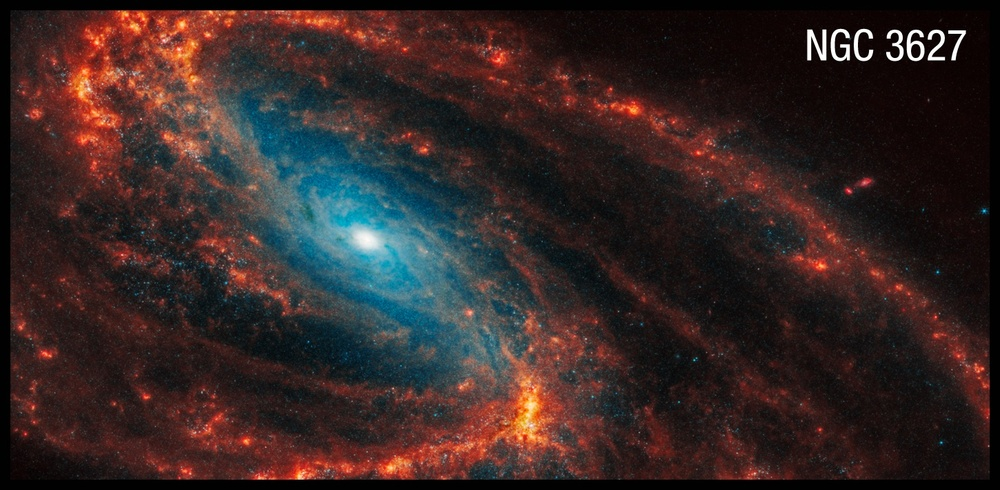
#> input picture separated_galaxies/NGC_3627.jpg, 1000 x 490 px, shrunk from 1450 x 710 before the run, found by its file name
$ python '2#find_angle_by_model_fitting.py'
#> lines starting #> are read from the running program, lines starting #| are printed output that depends on the picture; after the words box and inside, x2 and y2 are one past the last pixel; in counts of white or black regions, pixels touching at a corner belong together
import requests
import cv2
import numpy as np
import matplotlib.pyplot as plt
from matplotlib.patches import Ellipse  # Import Ellipse from matplotlib.patches
import os
from io import BytesIO

# Path to the local image file
photo_url = 'separated_galaxies/NGC_3627.jpg'  # Local file path

# 3D ellipsoid semi-axes (fixed as in original concept)
A, B, C = 100, 75, 30

def download_image(url):
    # Check if the url is a local file path
    if os.path.exists(url):
        # Read the local image file
        img = cv2.imread(url, cv2.IMREAD_COLOR)
        if img is None:
            raise ValueError(f"Failed to load image from {url}")
        return img
    else:
        # Handle as a remote URL
        response = requests.get(url)
        response.raise_for_status()  # Raise an error for bad responses
        img_array = np.array(bytearray(response.content), dtype=np.uint8)
        img = cv2.imdecode(img_array, cv2.IMREAD_COLOR)
        if img is None:
            raise ValueError(f"Failed to decode image from URL {url}")
        return img

def fit_ellipse_to_image(img):
    # Convert to grayscale
    gray = cv2.cvtColor(img, cv2.COLOR_BGR2GRAY)
    # Apply thresholding to isolate the object (adjust threshold as needed)
    _, thresh = cv2.threshold(gray, 127, 255, cv2.THRESH_BINARY)
    # Find contours
    contours, _ = cv2.findContours(thresh, cv2.RETR_EXTERNAL, cv2.CHAIN_APPROX_SIMPLE)
    if not contours:
        raise ValueError("No contours found in the image")
    # Select the largest contour
    contour = max(contours, key=cv2.contourArea)
    if len(contour) < 5:  # Minimum points needed to fit an ellipse
        raise ValueError("Not enough points to fit an ellipse")
    # Fit an ellipse to the contour
    ellipse = cv2.fitEllipse(contour)
    return ellipse

def get_ellipse_params(ellipse):
    # ellipse is (center, (major_axis, minor_axis), angle)
    _, (major_axis, minor_axis), angle = ellipse
    ratio = minor_axis / major_axis
    return ratio, angle

def project_ellipsoid(inclination, pa, semi_axes=(A, B, C)):
    # Convert angles to radians
    i_rad = np.radians(inclination)
    pa_rad = np.radians(pa)
    # Rotation matrices
    Rx = np.array([[1, 0, 0],
                   [0, np.cos(i_rad), -np.sin(i_rad)],
                   [0, np.sin(i_rad), np.cos(i_rad)]])
    Rz = np.array([[np.cos(pa_rad), -np.sin(pa_rad), 0],
                   [np.sin(pa_rad), np.cos(pa_rad), 0],
                   [0, 0, 1]])
    # Generate points on the ellipsoid surface
    u = np.linspace(0, 2 * np.pi, 100)
    v = np.linspace(0, np.pi, 100)
    x = semi_axes[0] * np.outer(np.cos(u), np.sin(v))
    y = semi_axes[1] * np.outer(np.sin(u), np.sin(v))
    z = semi_axes[2] * np.outer(np.ones(np.size(u)), np.cos(v))
    points = np.stack((x.flatten(), y.flatten(), z.flatten()), axis=1)
    # Apply rotations and project to 2D (x-y plane)
    rotated = points @ Rx.T @ Rz.T
    return rotated[:, :2]  # Return x, y coordinates

def fit_ellipse_to_points(points):
    points = np.array(points, dtype=np.float32)
    points = points.reshape(-1, 1, 2)
    ellipse = cv2.fitEllipse(points)
    return ellipse

def estimate_angles_from_ellipse(ratio_photo, angle_photo):
    i_range = np.arange(0, 91, 5)  # Inclination from 0 to 90 degrees
    pa_range = np.arange(0, 181, 5)  # Position angle from 0 to 180 degrees
    best_i, best_pa = None, None
    min_cost = float('inf')
    for i in i_range:
        for pa in pa_range:
            proj_points = project_ellipsoid(i, pa)
            synth_ellipse = fit_ellipse_to_points(proj_points)
            ratio_synth, angle_synth = get_ellipse_params(synth_ellipse)
            # Compute angle difference considering 180-degree symmetry
            diff_angle = min(abs(angle_synth - angle_photo), 180 - abs(angle_synth - angle_photo))
            # Cost function
            cost = (ratio_synth - ratio_photo) ** 2 + (diff_angle / 90) ** 2
            if cost < min_cost:
                min_cost = cost
                best_i, best_pa = i, pa
    return best_i, best_pa

def main():
    # Load and process the photo
    img = download_image(photo_url)
#> in download_image, img is the input picture: shape (490, 1000, 3); mean B, G, R 37.6, 38.8, 54
    photo_ellipse = fit_ellipse_to_image(img)
#> in fit_ellipse_to_image, `gray = cv2.cvtColor(img, cv2.COLOR_BGR2GRAY)`:
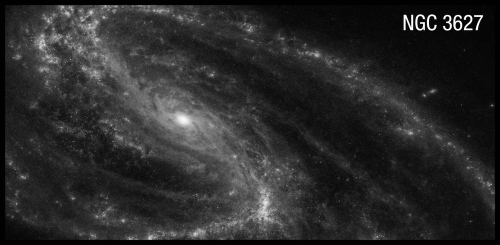
#> gray: shape (490, 1000) (shown at 1/2 size); min 0, max 255, mean 43.2
#> in fit_ellipse_to_image, `_, thresh = cv2.threshold(gray, 127, 255, cv2.THRESH_BINARY)`:
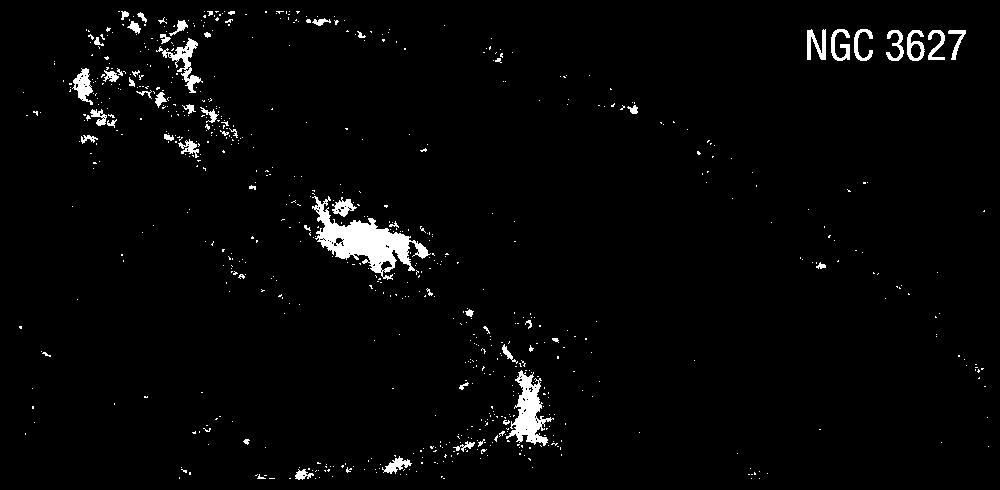
#> thresh: shape (490, 1000); 2.5% white; 728 white regions (669 under 20 px)
#> in fit_ellipse_to_image, `contours, _ = cv2.findContours(thresh, cv2.RETR_EXTERNAL, cv2.CHAIN_AP..`: contours = 728 contours, 691 with area under 20; largest, box (x1, y1, x2, y2) and area: (312, 196, 431, 280) 3228, (506, 370, 554, 446) 1364, (156, 38, 203, 93) 522, (72, 68, 93, 105) 362, (907, 30, 925, 61) 336
#> in fit_ellipse_to_image, `contour = max(contours, key=cv2.contourArea)`: contour = contour of 442 points, box (x1, y1, x2, y2) (312, 196, 431, 280), area 3228
#> in fit_ellipse_to_image, `ellipse = cv2.fitEllipse(contour)`: ellipse = ((364, 238.7), (51.71, 118.1), 116.3)
#> photo_ellipse = ((364, 238.7), (51.71, 118.1), 116.3)
    ratio_photo, angle_photo = get_ellipse_params(photo_ellipse)
#> in get_ellipse_params, `_, (major_axis, minor_axis), angle = ellipse`: major_axis = 51.71; minor_axis = 118.1; angle = 116.3
#> in get_ellipse_params, `ratio = minor_axis / major_axis`: ratio = 2.28
#> ratio_photo = 2.28; angle_photo = 116.3

    # Estimate inclination and position angles
    est_i, est_pa = estimate_angles_from_ellipse(ratio_photo, angle_photo)
#> after the loop in estimate_angles_from_ellipse, `for i in i_range:`: best_i = 60; best_pa = 25; min_cost = 0.00719
#> est_i = 60; est_pa = 25
    print(f"Estimated Inclination: {est_i}°, Position Angle: {est_pa}°")
#| Estimated Inclination: 60°, Position Angle: 25°

    # Prepare the figure
    fig, axes = plt.subplots(3, 4, figsize=(16, 12))
    fig.suptitle("Ellipsoid Projections and Photo Analysis", fontsize=16)

    # Define angles for the 3x3 grid
    inclinations = [0, 45, 90]
    position_angles = [0, 90, 180]

    # Generate synthetic projections
    for row, i in enumerate(inclinations):
        for col, pa in enumerate(position_angles):
            ax = axes[row, col]
            points = project_ellipsoid(i, pa)
            ax.scatter(points[:, 0], points[:, 1], s=1)
            ellipse = fit_ellipse_to_points(points)
            (xc, yc), (major, minor), angle = ellipse
            # Use Ellipse from matplotlib.patches
            ell_patch = Ellipse((xc, yc), major, minor, angle=angle, edgecolor='red', fc='none')
            ax.add_patch(ell_patch)
            ax.set_title(f"i={i}°, PA={pa}°")
            ax.set_aspect('equal')
            ax.axis('off')

    # Display the photo with fitted ellipse
    ax_photo = axes[0, 3]
    # Convert BGR to RGB for Matplotlib
    img_rgb = cv2.cvtColor(img, cv2.COLOR_BGR2RGB)
    # Draw the ellipse on a copy of the image
    img_with_ellipse = img.copy()
    cv2.ellipse(img_with_ellipse, photo_ellipse, (0, 255, 0), 2)
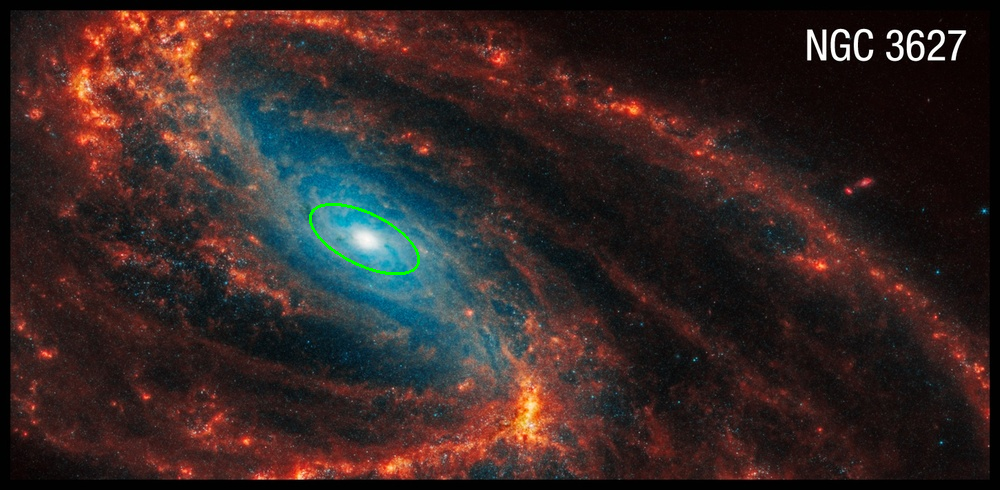
#> img_with_ellipse: shape (490, 1000, 3); 0.16% of pixels changed, all inside (x1, y1, x2, y2) = (309, 203, 420, 275)
    img_with_ellipse_rgb = cv2.cvtColor(img_with_ellipse, cv2.COLOR_BGR2RGB)
    ax_photo.imshow(img_with_ellipse_rgb)
    ax_photo.set_title(f"Photo\nEst. i={est_i}°, PA={est_pa}°")
    ax_photo.axis('off')

    # Adjust layout and add text
    plt.tight_layout(rect=[0, 0, 1, 0.95])
    plt.figtext(0.99, 0.01, f"Estimated from Photo: i={est_i}°, PA={est_pa}°",
                ha="right", fontsize=10)

    # Save and show the plot
    plt.savefig("2projections_angle.png")
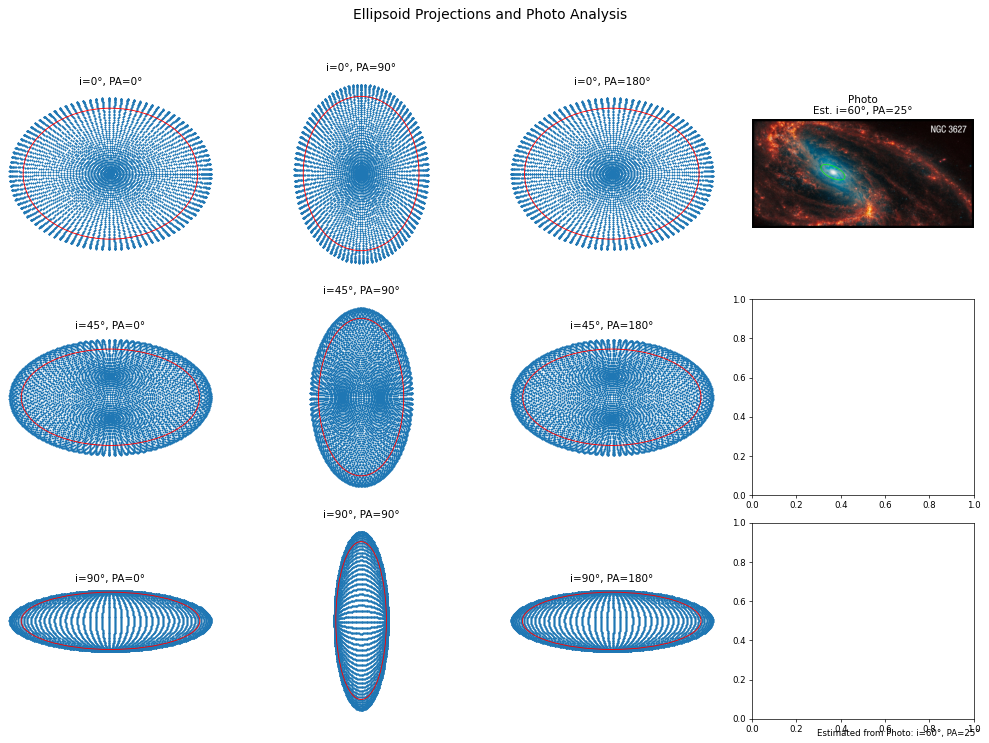
#> figure drawn by matplotlib, 10 panels
    plt.show()

if __name__ == "__main__":
    main()

$ run again, with separated_galaxies/NGC_0628.jpg copied over separated_galaxies/NGC_3627.jpg
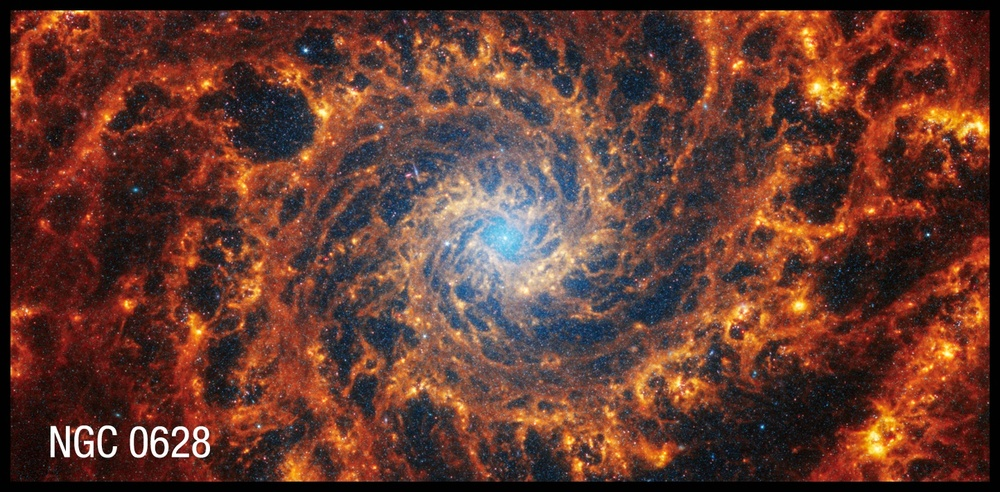
#> input picture separated_galaxies/NGC_0628.jpg, 1000 x 492 px, shrunk from 1443 x 710 before the run, found by its file name
#> in download_image, img is the input picture: shape (492, 1000, 3); mean B, G, R 47.3, 57.8, 100.2
#> in fit_ellipse_to_image, `_, thresh = cv2.threshold(gray, 127, 255, cv2.THRESH_BINARY)`:
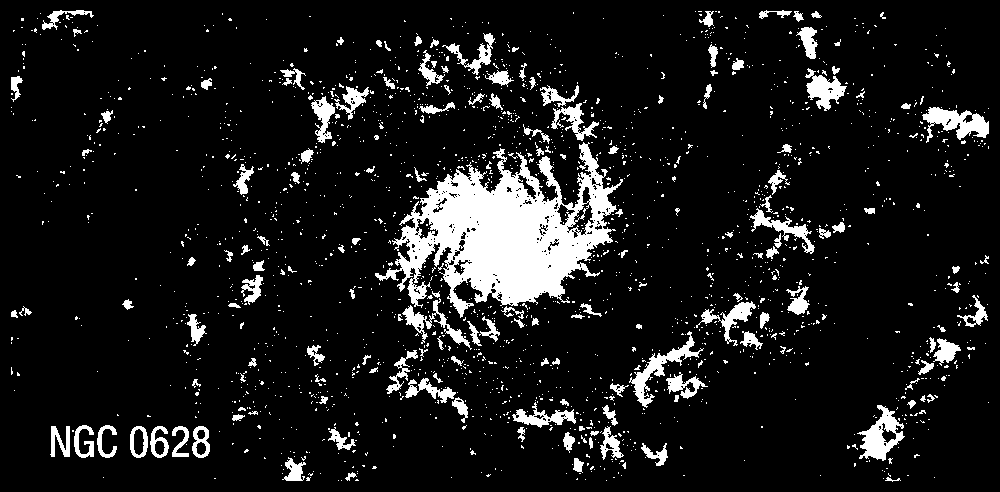
#> thresh: shape (492, 1000); 10.1% white; 1996 white regions (1832 under 20 px)
#> contours = 1987 contours, 1864 with area under 20; largest, box (x1, y1, x2, y2) and area: (375, 142, 623, 318) 20394, (857, 405, 905, 461) 1219, (922, 107, 989, 143) 1124, (629, 331, 704, 408) 923, (805, 68, 847, 111) 766
#> contour = contour of 1583 points, box (x1, y1, x2, y2) (375, 142, 623, 318), area 20394
#> ellipse = ((506.6, 233), (140.8, 219.1), 74.28)
#> major_axis = 140.8; minor_axis = 219.1; angle = 74.28
#> ratio = 1.56
#> angle_photo = 74.28
#> after the loop in estimate_angles_from_ellipse, `for i in i_range:`: best_i = 30; best_pa = 165; min_cost = 0.000382
#> est_i = 30; est_pa = 165
#| Estimated Inclination: 30°, Position Angle: 165°
#> in main, `cv2.ellipse(img_with_ellipse, photo_ellipse, (0, 255, 0), 2)`:
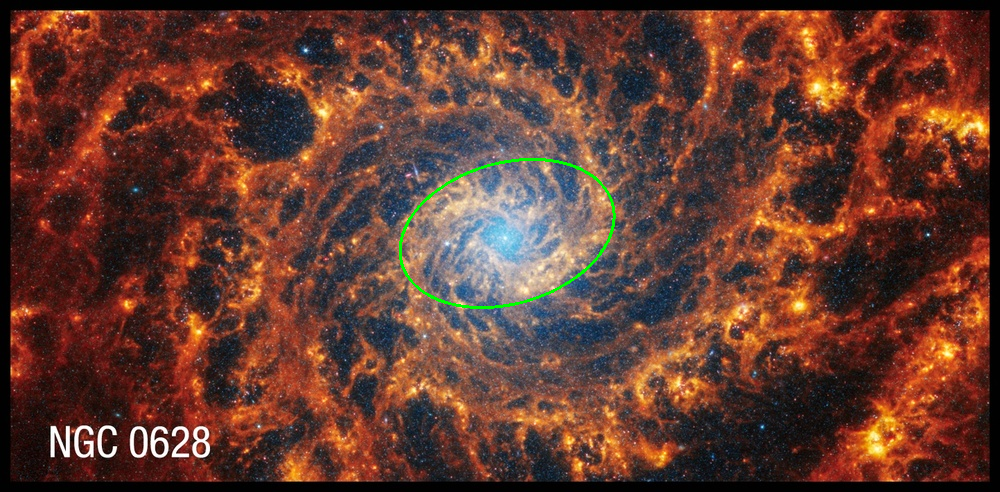
#> img_with_ellipse: shape (492, 1000, 3); 0.34% of pixels changed, all inside (x1, y1, x2, y2) = (399, 158, 616, 309)

$ run again, with separated_galaxies/NGC_1087.jpg copied over separated_galaxies/NGC_3627.jpg
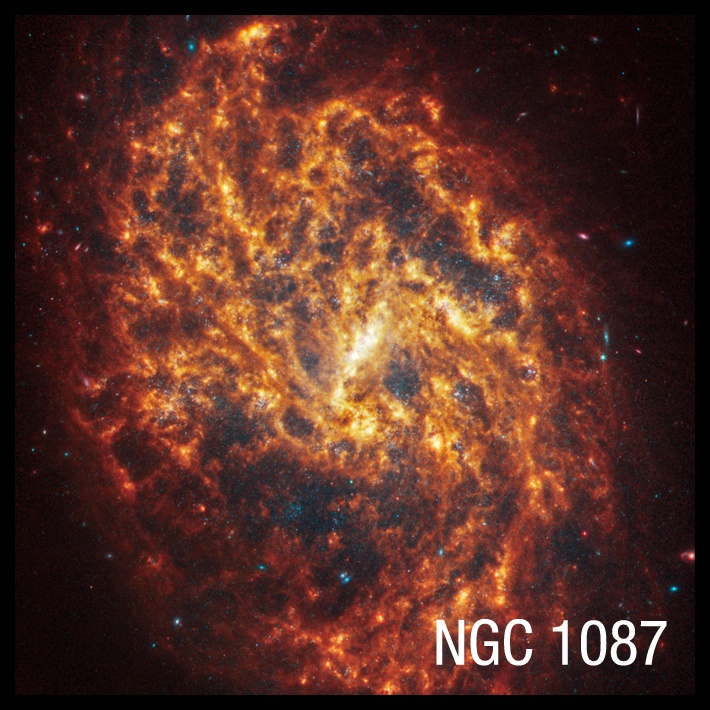
#> input picture separated_galaxies/NGC_1087.jpg, 710 x 710 px, found by its file name
#> in download_image, img is the input picture: shape (710, 710, 3); mean B, G, R 37.2, 48, 87.9
#> in fit_ellipse_to_image, `_, thresh = cv2.threshold(gray, 127, 255, cv2.THRESH_BINARY)`:
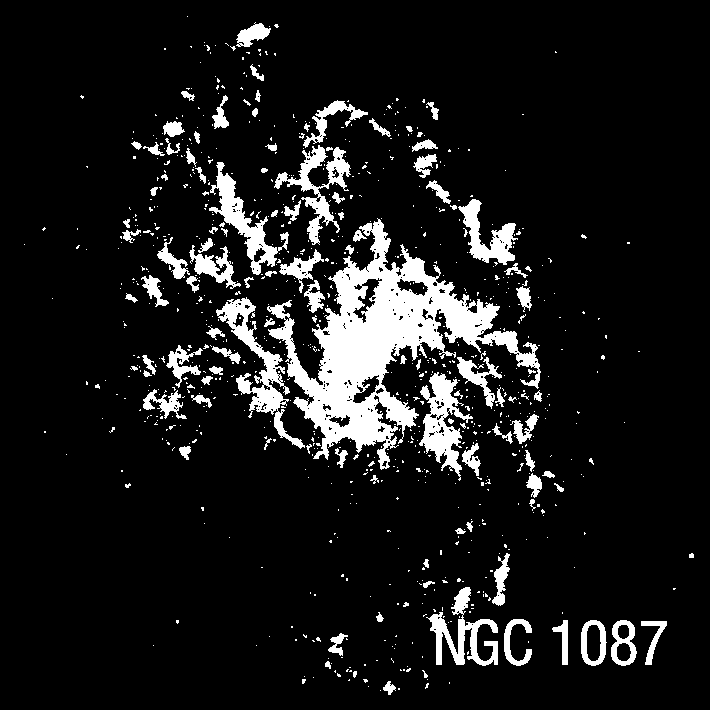
#> thresh: shape (710, 710); 10.2% white; 866 white regions (753 under 20 px)
#> contours = 862 contours, 777 with area under 20; largest, box (x1, y1, x2, y2) and area: (267, 218, 541, 470) 20878, (216, 297, 305, 449) 2650, (419, 372, 473, 481) 2240, (209, 162, 289, 275) 2038, (274, 145, 351, 245) 1815
#> contour = contour of 1668 points, box (x1, y1, x2, y2) (267, 218, 541, 470), area 20878
#> ellipse = ((393.8, 349.6), (195.3, 234.8), 112.7)
#> major_axis = 195.3; minor_axis = 234.8; angle = 112.7
#> ratio = 1.2
#> angle_photo = 112.7
#> after the loop in estimate_angles_from_ellipse, `for i in i_range:`: best_i = 0; best_pa = 25; min_cost = 0.0178
#> est_i = 0; est_pa = 25
#| Estimated Inclination: 0°, Position Angle: 25°
#> in main, `cv2.ellipse(img_with_ellipse, photo_ellipse, (0, 255, 0), 2)`:
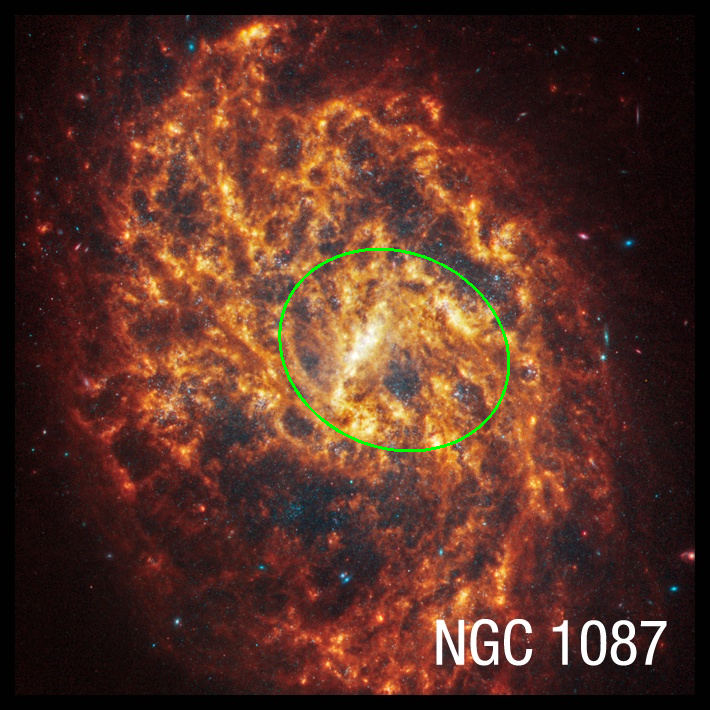
#> img_with_ellipse: shape (710, 710, 3); 0.4% of pixels changed, all inside (x1, y1, x2, y2) = (278, 248, 510, 452)
